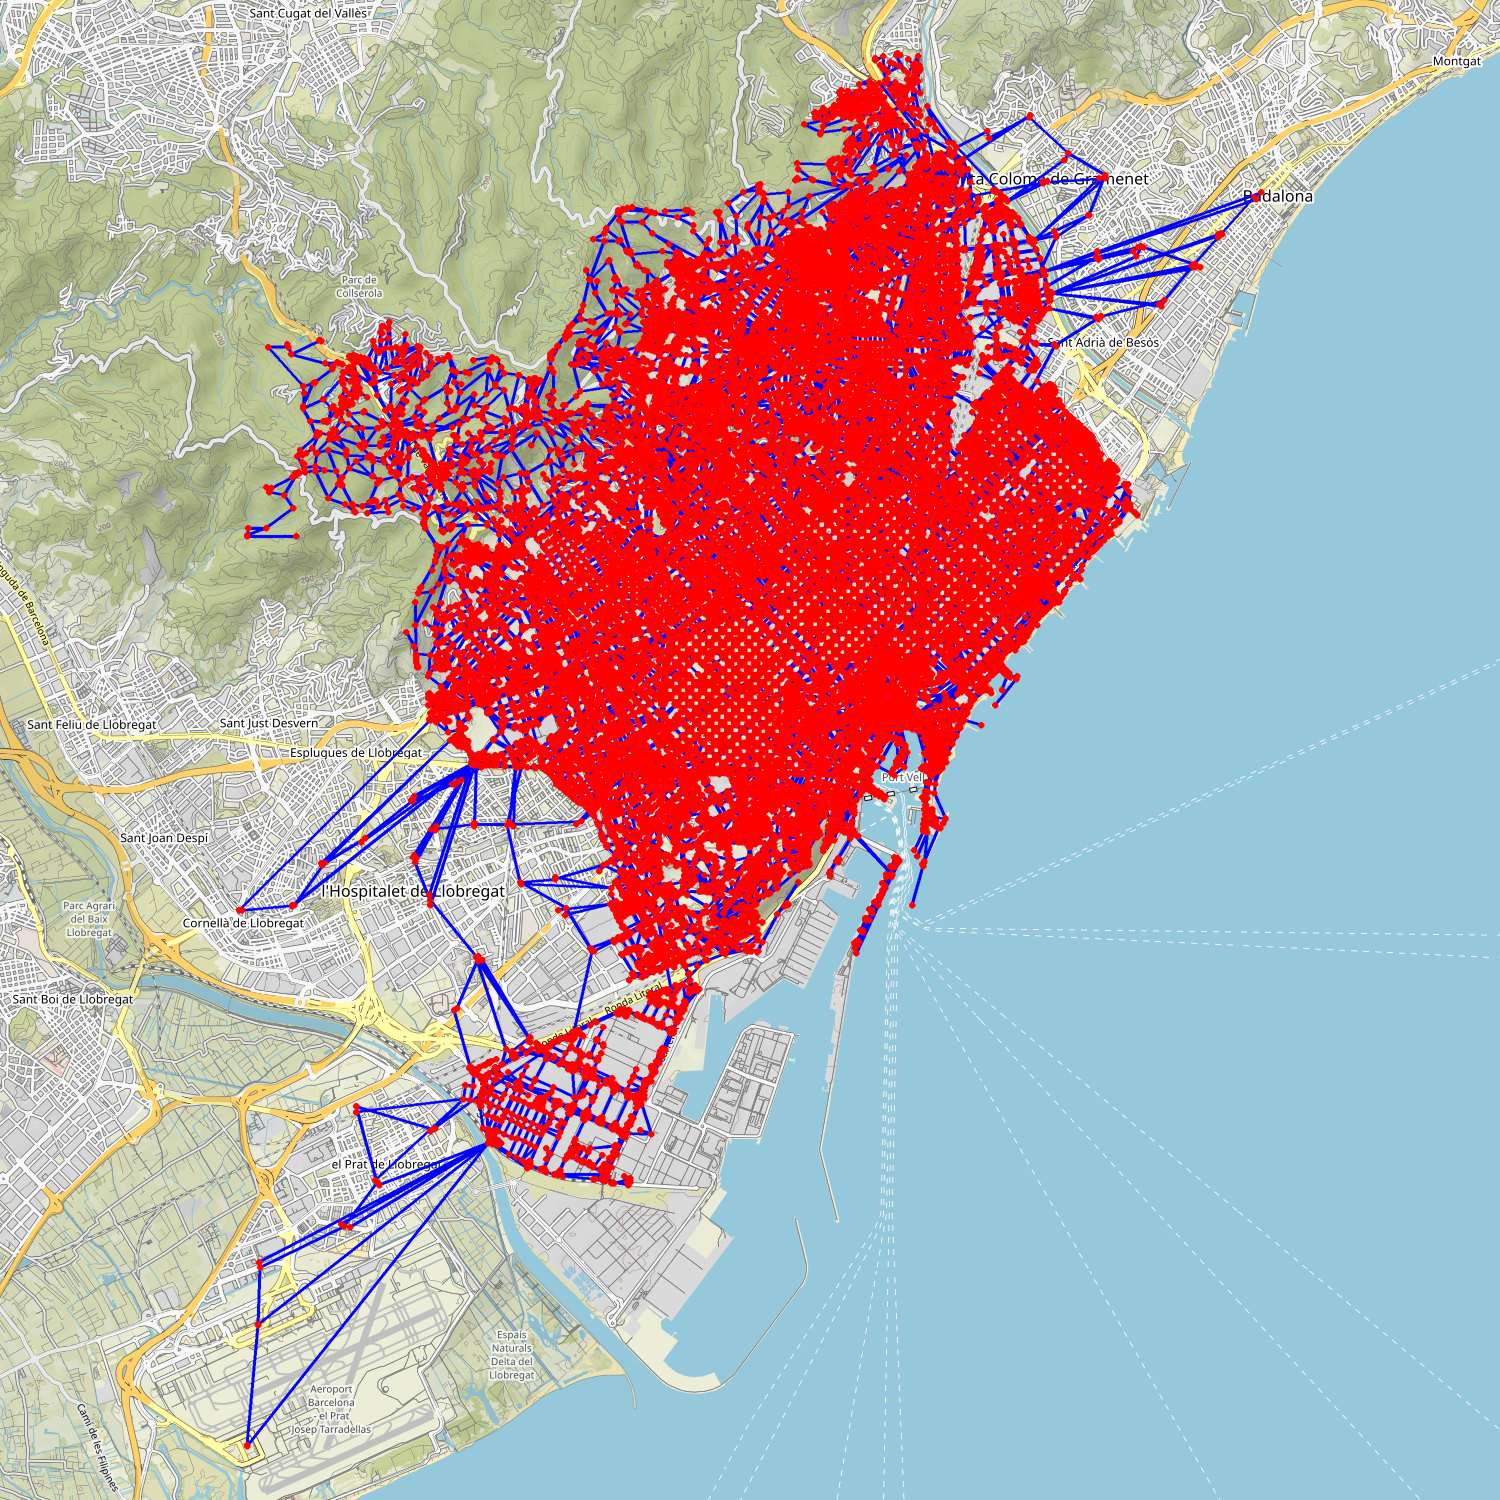

Reproduce this figure in Python.
from ast import Raise
import metro

import pandas as pd
import osmnx as ox
import networkx as nx
from staticmap import StaticMap, CircleMarker, Line, IconMarker
import matplotlib.pyplot as plt
from dataclasses import dataclass
from typing import Optional, TextIO, List, Tuple, Dict, Union, IO
from typing_extensions import TypeAlias
import pickle as pkl
import os.path
from datetime import datetime, timedelta
from haversine import haversine, Unit
from constants import *


PICKLE_FILENAME: str = "barcelona.grf"


# We define necessary TypeAlias
CityGraph: TypeAlias = nx.Graph
OsmnxGraph: TypeAlias = nx.MultiDiGraph
Coord: TypeAlias = Tuple[float, float]
MetroGraph: TypeAlias = nx.Graph
NodeID: TypeAlias = int
Path: TypeAlias = List[NodeID]


def get_osmnx_graph() -> OsmnxGraph:
    '''
    Downloads and returns the OsmnxGraph of Barcelona.
    It removes unnecessary information and deletes selfloops.
    It adds pos, type and travel time attributes

    Returns
    -------
    graph: OsmxnGraph
    '''
    try:
        if not os.path.exists(PICKLE_FILENAME):
            graph: OsmnxGraph = ox.graph_from_place(
                "Barcelona, Spain", network_type="walk", simplify=True)
            for u, v, key, geom in graph.edges(data="geometry", keys=True):
                if geom is not None:
                    del(graph[u][v][key]["geometry"])
            for node in graph.nodes():
                graph.nodes[node]["pos"] = (
                    graph.nodes[node]["x"], graph.nodes[node]["y"])
                graph.nodes[node]["type"] = "street_intersection"

            # Necessary to remove self loops
            graph.remove_edges_from(nx.selfloop_edges(graph))

            for edge in graph.edges:
                distance: float = haversine(graph.nodes[edge[0]]["pos"],
                                            graph.nodes[edge[1]]["pos"], unit="m")
                graph.edges[edge]["distance"] = distance
                graph.edges[edge]["travel_time"] = distance/WALKING_SPEED
                graph.edges[edge]["acc_travel_time"] = distance/WALKING_SPEED
                graph.edges[edge]["type"] = "street"

            save_osmnx_graph(graph, PICKLE_FILENAME)
            return graph
        else:
            return load_osmnx_graph(PICKLE_FILENAME)

    except Exception:
        print("Could not retrieve the graph")


def save_osmnx_graph(g: OsmnxGraph, filename: str) -> None:
    '''
        Saves the OsmnxGraph g as Filename to the current directory
    '''
    if not isinstance(g, OsmnxGraph):
        raise TypeError("g has to be an OsmnxGraph")

    try:
        pickle_out: IO = open(filename, "wb")
        pkl.dump(g, pickle_out)
        pickle_out.close()
    except Exception as error:
        print("Error while saving osmnx_graph".format(error))


def load_osmnx_graph(filename: str) -> OsmnxGraph:
    '''
        Loads an OsmnxGraph from filename and returns the retrieved graph.

        Parameters
        ----------
        filename:str

        Returns
        -------
        OxmnxGraph

    '''
    if not os.path.exists(filename):
        raise ValueError("filename does not exist")
    else:
        try:
            pickle_in: IO = open(filename, "rb")
            return pkl.load(pickle_in)
        except Exception as error:
            print("Could not retrieve osmnx graph".format(error))


def nearest_nodes(g1: OsmnxGraph, g2: MetroGraph) -> List[Tuple[NodeID, NodeID, float]]:
    '''
    Given a OsmnxGraph g1 and a MetroGraph g2 finds for each access in g2 the nearest node 
    to that access in g2, together with the distance to it. 

    Parameters
    ----------
    g1: OsmnxGraph
    g2: MetroGraph

    Returns
    -------
    List[Tuple[NodeID,NodeID,float]
        A list with contains for each acces in g2 a tupple with the access node id,
        the id of the nearest node in g1 and the distance to it.
    '''
    if not isinstance(g1, OsmnxGraph):
        raise TypeError("g1 must be an OsmnxGraph")
    if not isinstance(g2, MetroGraph):
        raise TypeError("g2 must be a MetroGraph")
    nodes: List[NodeID] = []
    X: List[float] = []
    Y: List[float] = []
    for node, value in g2.nodes(data=True):
        if value["type"] == "access":
            X.append(value["pos"][0])
            Y.append(value["pos"][1])
    nearest, distances = ox.distance.nearest_nodes(
        g1, X, Y, return_dist=True)
    return zip(nodes, nearest, distances)


def build_city_graph(g1: OsmnxGraph, g2: MetroGraph) -> CityGraph:
    '''
    Given a OsmnxGraph g1 and a MetroGraph g2, unites both Graphs and connects each access in g2 to the
    nearest node in g1.

    Parameters
    ----------
    g1: OsmnxGraph
    g2: MetroGraph

    Returns
    -------
    city: CityGraph

    '''
    nearest_to_access: List[Tuple[NodeID,
                                  NodeID, float]] = nearest_nodes(g1, g2)
    g1: CityGraph = nx.Graph(g1)     # We convert g1 from Multidigraph to graph
    city: CityGraph = nx.union(g1, g2)
    for n1, n2, d in nearest_to_access:
        city.add_edge(n1, n2, type="Street", distance=d,
                      travel_time=d/WALKING_SPEED, acc_travel_time=d/WALKING_SPEED)
    return city


def find_path(ox_g: OsmnxGraph, g: CityGraph, src: Coord, dst: Coord, accessibility: bool = False) -> Path:
    '''
    Given a CityGraph g, a starting point src and a destination point dst we
    generate the shortest path (in travel time) between the two positions and
    we return the path. 
    Depending on the accessibility parameter (which is false by default) will be 
    accessible or not.

    Parameters:
    -----------
    ox:g: OsmnxGraph
    g: CityGraph
    src: Coord
        Coordinates of the source point.
    dst:Coord
        Coordinates of the destination.
    accessibility: bool
        False by default

    Returns
    -------
    p: Path
    '''
    src_node: NodeID = ox.distance.nearest_nodes(ox_g, src[1], src[0])
    dst_node: NodeID = ox.distance.nearest_nodes(ox_g, dst[1], dst[0])
    weight_parameter: str = 'acc_travel_time' if accessibility else 'travel_time'
    p: Path = nx.shortest_path(g, src_node, dst_node, weight=weight_parameter)
    return p


def plot(g: MetroGraph, filename: str) -> None:
    '''
    Given a CityGraph g and a filename we create an image of the graph
    g and save it with the corresponding filename
    '''
    # color for each set of edges, blue is the default

    colorEdges: Dict[str, str] = {'line': 'blue', 'street': 'yellow',
                                  'transfer': 'orange', 'Street': 'orange', 'access': 'blue'}
    colorNodes: Dict[str, str] = {'station': 'red', 'access': 'black',
                                  'street_intersection': 'green'}
    map: StaticMap = StaticMap(
        SIZE_X, SIZE_Y, url_template='http://a.tile.osm.org/{z}/{x}/{y}.png')
    for u, node in g.nodes(data=True):
        map.add_marker(CircleMarker(node.get('pos'),
                       colorNodes.get(node.get('type'), 'green'), 4))
    for edge in g.edges(data=True):
        n0: NodeID = g.nodes[edge[0]]
        n1: NodeID = g.nodes[edge[1]]
        map.add_line(Line([n0['pos'], n1['pos']],
                     colorEdges[edge[2]['type']], 2))
    try:
        image = map.render()
        image.save(filename)
    except Exception as error:
        print("Could not render or save image".format(error))


def edge_color(g: CityGraph, n1: NodeID, n2: NodeID) -> str:
    '''Returns the appropiate color for an edge'''
    try:
        edge = g.edges[(n1, n2)]
        if edge['type'] == 'line':
            return "#"+edge['line_colour']
        elif edge['type'] == 'transfer':
            return TRANSFER_COLOR
        elif edge['type'] == 'access':
            return ACCESS_COLOR
        return STREET_COLOR
    except Exception as e:
        print(e)
        return 'black'


def plot_path(g: CityGraph, p: Path, filename: str, orig: Coord, dest: Coord) -> None:
    '''
        Given a path p plots it using the citygraph and the orig and dest coordinates
        and saves it into a file.

        Parameters
        ----------
        g: CityGraph
        p: Path
        filename: str
            The filenamen of the saved image
        orig: Coord
        dest: Coord 
    '''

    map: StaticMap = StaticMap(
        SIZE_X, SIZE_Y, padding_x=PADDING, padding_y=PADDING, url_template='http://a.tile.osm.org/{z}/{x}/{y}.png')
    if p:
        for prev_node, node in zip(p, p[1:]):
            map.add_line(Line([g.nodes[prev_node]['pos'], g.nodes[node]['pos']],
                              edge_color(g, prev_node, node), 6))

        map.add_marker(CircleMarker(g.nodes[p[0]]['pos'], 'blue', 10))
        map.add_marker(CircleMarker(g.nodes[p[-1]]['pos'], 'red', 10))
    try:
        image = map.render()
        image.save(filename)
    except Exception as error:
        print("Could not render or save image".format(error))


def time_dist_txt(g: CityGraph, p: Path, orig: Coord):
    '''
        Given a path and a citygraph calculates the time and distance of the path

        Parameters
        ----------
        g: CityGraph
        p: Path
        orig: Coord

        Returns
        -------
        text: str
    '''
    dist: float = haversine(
        (orig[1], orig[0]), g.nodes[p[0]]["pos"], unit='m')
    t: float = dist/WALKING_SPEED
    for id1, id2 in zip(p, p[1:]):
        dist += g.edges[(id1, id2)]['distance']
        t += g.edges[(id1, id2)]['travel_time']

    return f"⏳  Temps total {time_txt(t)}, distància {dist_txt(dist)}"


def time_txt(t: float) -> str:
    """
    Generates a text with the correct format from the time in seconds. 

    Parameters
    ----------
    t: float
        time in seconds

    Returns
    -------
    str
        Formatted message with the time in format 

    """
    if t < 60:
        return f"{t} s"
    t: float = round(t/60)
    return f"{t} min" if t <= 60 else f"{t//60} h {t%60} min"


def dist_txt(dist: float) -> str:
    """
    generates a text with the correct format from the distance in meters

    Parameters
    ----------
    dist: float
        distance in meters

    Returns
    -------
    str
        Formatted distance text

    """
    dist: float = round(dist)
    return f"{dist} m" if dist < 1000 else f"{dist//1000} km {dist%1000} m"


def path_txt(g: CityGraph, p: Path, orig: Coord, dest: Coord) -> str:
    '''
        Generates a resumed set of instructions from a Path in form of a
        text message

        Parameters
        ----------
        g: CityGraph
        p: Path
        orig: Coord
        dest: Coord

        Returns
        -------
        A message of the resumed path (street and time)
    '''
    try:
        now: datetime = datetime.now()
        path_txt: str = f"{time_dist_txt(g, p, orig)}\n🔵 La teva ubicació\n"
        i: int = 1
        n: int = len(p)
        street_types: List[str] = ['street', 'Street', 'access']
        dist: float = haversine(
            (orig[1], orig[0]), g.nodes[p[0]]["pos"], unit='m')
        while i < n:
            edge = g.edges[p[i-1], p[i]]
            t: float = 0
            if edge['type'] in street_types:
                while edge['type'] in street_types:
                    dist += edge['distance']
                    t += edge['travel_time']
                    i += 1
                    if i >= n:
                        break
                    edge = g.edges[p[i-1], p[i]]
                # we update the message
                path_txt += f"🚶‍ {now.strftime('%H:%M')} | Camina {time_txt(t)} ({dist_txt(dist)})\n"
                now += timedelta(seconds=t)
                dist, t = 0, 0

            fst_edge = edge
            stops: int = 0
            if edge['type'] == 'line':
                path_txt += f"Ⓜ️  {now.strftime('%H:%M')} | Agafa la linea {edge['line_name']} en {g.nodes[p[i-1]]['name']}, amb direcció "
                path_txt += f"{edge['line_dest' if edge['orientation'] == (p[i-1], p[i]) else 'line_orig']}\n"
                while edge['type'] == 'line':
                    dist += edge['distance']
                    t += edge['travel_time']
                    i += 1
                    stops += 1
                    if i >= n:
                        break
                    edge = g.edges[p[i-1], p[i]]
                # we update the message
                now += timedelta(seconds=t)
                path_txt += f"🚊 Espera't {stops} parades ({time_txt(t)}) i baixa't a {g.nodes[p[i-1]]['name']}\n"

            if edge['type'] == 'transfer':
                i += 1
                edge = g.edges[p[i-1], p[i]]
                if fst_edge['line_name'] != edge['line_name']:
                    path_txt += f"🔳 {now.strftime('%H:%M')} | Transbord de la línia {fst_edge['line_name']} a la línia {edge['line_name']}\n"
                now += timedelta(seconds=edge['travel_time'])

            dist = 0

        return path_txt + f"📍 {now.strftime('%H:%M')}"
    except Exception as e:
        print(e)
        print("Could not create elaborate message, returning simple path message")
        return time_dist_txt(g, p, orig)


def show(g: CityGraph) -> None:
    '''Shows the CityGraph g in a interative window'''
    positions: Dict[NodeID, str] = nx.get_node_attributes(g, "pos")
    nx.draw(g, positions, node_size=5)
    plt.show()


def main():
    g2 = metro.get_metro_graph()
    g1 = get_osmnx_graph()
    city = build_city_graph(g1, g2)
    orig = (41.388492, 2.113043)
    dest = (41.3733898465379, 2.136240845303527)
    p: Path = find_path(g1, city, orig, dest)
    # print(path_stats(city, p, orig, dest))
    # print(path_time_dist(city, p, orig, dest))
    # # show(city)
    # # plot_path(city, p, "path.png",  orig, dest)
    # plot(city, 'cityTest.png')
    # print(time.time()-t1)
    plot_path(city, p, 'borrame.png', orig, dest)
    print(path_txt(city, p, orig, dest))


# if __name__ == "__main__":
#     main()
